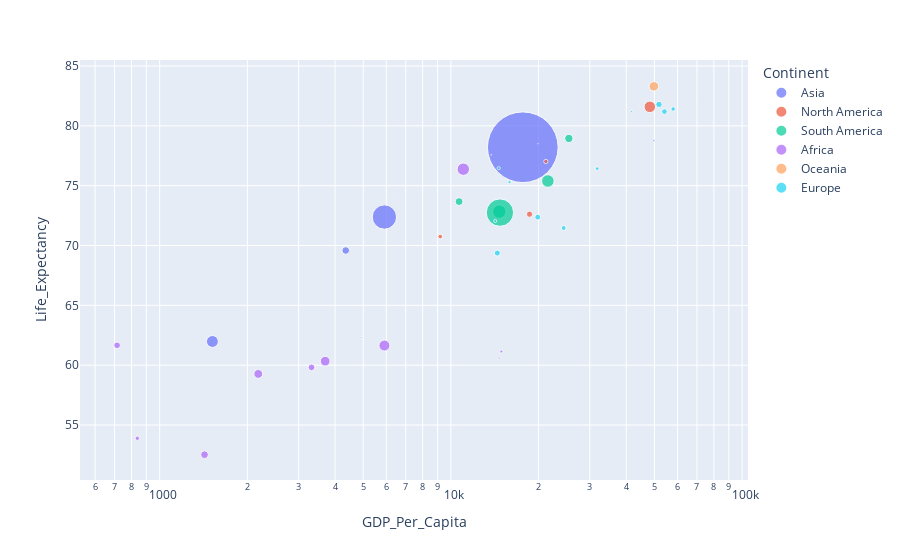

Here is the notebook cell this chart was saved with:
### Code cell
import plotly.express as px
population = pd.read_csv('../data/population.csv')
population = population.rename(columns={'Country or Area': 'Country', 'Year(s)':'Year', 'Value':'Population', 'Variant':'Pop_Variant'})
gdp_le_pop = pd.merge(gdp_le, population, on=['Country','Year'])
gdp_le_pop_med = gdp_le_pop[gdp_le_pop['Pop_Variant']=='Medium']
gdp_le_pop_med = gdp_le_pop_med.sort_values('Year')
fig = px.scatter(gdp_le_pop_med.query("Year==2021"), x="GDP_Per_Capita", y="Life_Expectancy", size="Population", color="Continent",
           hover_name="Country", log_x=True, size_max=50)
fig.show()

### Figure 1 — Plotly figure (JSON) as saved in the notebook; plotly's stock layout.template omitted (floating-point values rounded to 4 significant figures)
{"data": [{"hovertemplate": "<b>%{hovertext}</b><br><br>Continent=Asia<br>GDP_Per_Capita=%{x}<br>Life_Expectancy=%{y}<br>Population=%{marker.size}<extra></extra>", "hovertext": ["Afghanistan", "China", "Bhutan", "Bangladesh", "Bahrain", "Cambodia"], "legendgroup": "Asia", "marker": {"color": "#636efa", "size": [40100.0, 1426000.0, 777.5, 169400.0, 1463.0, 16590.0], "sizemode": "area", "sizeref": 570.4, "symbol": "circle"}, "mode": "markers", "name": "Asia", "orientation": "v", "showlegend": true, "type": "scatter", "x": [1517.0, 17660.0, 10910.0, 5911.0, 49750.0, 4355.0], "xaxis": "x", "y": [61.98, 78.21, 71.81, 72.38, 78.76, 69.58], "yaxis": "y"}, {"hovertemplate": "<b>%{hovertext}</b><br><br>Continent=North America<br>GDP_Per_Capita=%{x}<br>Life_Expectancy=%{y}<br>Population=%{marker.size}<extra></extra>", "hovertext": ["Belize", "Canada", "El Salvador", "Aruba", "Cayman Islands", "Bermuda", "Dominica", "Dominican Republic", "Costa Rica", "Antigua and Barbuda", "Barbados"], "legendgroup": "North America", "marker": {"color": "#EF553B", "size": [400.0, 38160.0, 6314.0, 106.5, 68.14, 64.19, 72.41, 11120.0, 5154.0, 93.22, 281.2], "sizemode": "area", "sizeref": 570.4, "symbol": "circle"}, "mode": "markers", "name": "North America", "orientation": "v", "showlegend": true, "type": "scatter", "x": [8762.0, 48220.0, 9192.0, 38870.0, 69400.0, 78570.0, 10900.0, 18630.0, 21190.0, 19900.0, 13750.0], "xaxis": "x", "y": [70.47, 81.59, 70.75, 74.63, 82.01, 79.28, 72.81, 72.61, 77.02, 78.5, 77.57], "yaxis": "y"}, {"hovertemplate": "<b>%{hovertext}</b><br><br>Continent=South America<br>GDP_Per_Capita=%{x}<br>Life_Expectancy=%{y}<br>Population=%{marker.size}<extra></extra>", "hovertext": ["Ecuador", "Chile", "Colombia", "Argentina", "Brazil"], "legendgroup": "South America", "marker": {"color": "#00cc96", "size": [17800.0, 19490.0, 51520.0, 45280.0, 214300.0], "sizemode": "area", "sizeref": 570.4, "symbol": "circle"}, "mode": "markers", "name": "South America", "orientation": "v", "showlegend": true, "type": "scatter", "x": [10670.0, 25410.0, 14660.0, 21530.0, 14740.0], "xaxis": "x", "y": [73.67, 78.94, 72.83, 75.39, 72.75], "yaxis": "y"}, {"hovertemplate": "<b>%{hovertext}</b><br><br>Continent=Africa<br>GDP_Per_Capita=%{x}<br>Life_Expectancy=%{y}<br>Population=%{marker.size}<extra></extra>", "hovertext": ["Chad", "Central African Republic", "Comoros", "Cameroon", "Cabo Verde", "Equatorial Guinea", "Benin", "Angola", "Botswana", "Algeria", "Djibouti", "Burkina Faso", "Burundi"], "legendgroup": "Africa", "marker": {"color": "#ab63fa", "size": [17180.0, 5457.0, 821.6, 27200.0, 587.9, 1634.0, 13000.0, 34500.0, 2588.0, 44180.0, 1106.0, 22100.0, 12550.0], "sizemode": "area", "sizeref": 570.4, "symbol": "circle"}, "mode": "markers", "name": "Africa", "orientation": "v", "showlegend": true, "type": "scatter", "x": [1425.0, 837.5, 3229.0, 3700.0, 6593.0, 14640.0, 3322.0, 5912.0, 14910.0, 11030.0, 4913.0, 2180.0, 714.1], "xaxis": "x", "y": [52.52, 53.9, 63.42, 60.33, 74.05, 60.59, 59.82, 61.64, 61.14, 76.38, 62.3, 59.27, 61.66], "yaxis": "y"}, {"hovertemplate": "<b>%{hovertext}</b><br><br>Continent=Oceania<br>GDP_Per_Capita=%{x}<br>Life_Expectancy=%{y}<br>Population=%{marker.size}<extra></extra>", "hovertext": ["Australia"], "legendgroup": "Oceania", "marker": {"color": "#FFA15A", "size": [25920.0], "sizemode": "area", "sizeref": 570.4, "symbol": "circle"}, "mode": "markers", "name": "Oceania", "orientation": "v", "showlegend": true, "type": "scatter", "x": [49770.0], "xaxis": "x", "y": [83.3], "yaxis": "y"}, {"hovertemplate": "<b>%{hovertext}</b><br><br>Continent=Europe<br>GDP_Per_Capita=%{x}<br>Life_Expectancy=%{y}<br>Population=%{marker.size}<extra></extra>", "hovertext": ["Cyprus", "Croatia", "Armenia", "Belgium", "Belarus", "Bosnia and Herzegovina", "Austria", "Bulgaria", "Denmark", "Albania", "Azerbaijan"], "legendgroup": "Europe", "marker": {"color": "#19d3f3", "size": [1244.0, 4060.0, 2791.0, 11610.0, 9578.0, 3271.0, 8922.0, 6886.0, 5854.0, 2855.0, 10310.0], "sizemode": "area", "sizeref": 570.4, "symbol": "circle"}, "mode": "markers", "name": "Europe", "orientation": "v", "showlegend": true, "type": "scatter", "x": [41690.0, 31790.0, 14190.0, 51820.0, 19870.0, 15890.0, 54120.0, 24390.0, 57960.0, 14600.0, 14430.0], "xaxis": "x", "y": [81.2, 76.42, 72.04, 81.79, 72.37, 75.3, 81.19, 71.46, 81.4, 76.46, 69.37], "yaxis": "y"}], "layout": {"autosize": true, "legend": {"itemsizing": "constant", "title": {"text": "Continent"}, "tracegroupgap": 0}, "margin": {"t": 60}, "xaxis": {"anchor": "y", "autorange": true, "domain": [0, 1], "range": [2.718, 5.027], "title": {"text": "GDP_Per_Capita"}, "type": "log"}, "yaxis": {"anchor": "x", "autorange": true, "domain": [0, 1], "range": [49.97, 86.63], "title": {"text": "Life_Expectancy"}, "type": "linear"}}}
